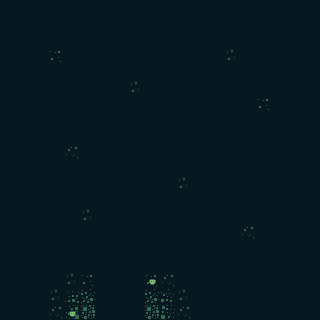

Below is a game level as drawn by its tile map, then a one-line description and the .tmx file that defines it, in full:
An orthogonal 20x20 tile map with 16x16 px tiles, 2 tile layers (Map, Details).

<map version="1.10" tiledversion="1.11.0" orientation="orthogonal" renderorder="right-down" width="20" height="20" tilewidth="16" tileheight="16" infinite="0" nextlayerid="3" nextobjectid="1">
 <tileset firstgid="1" source="../../resources/tileset.tsx" />
 <layer id="1" name="Map" width="20" height="20">
  <data encoding="csv">
200,200,200,200,200,200,200,200,200,200,200,200,200,200,200,200,200,200,200,200,
200,200,200,200,200,200,200,200,200,200,200,200,200,200,200,200,200,200,200,200,
200,200,200,200,200,200,200,200,200,200,200,200,200,200,200,200,200,200,200,200,
200,200,200,147,200,200,200,200,200,200,200,200,200,200,167,200,200,200,200,200,
200,200,200,200,200,200,200,200,200,200,200,200,200,200,200,200,200,200,200,200,
200,200,200,200,200,200,200,200,167,200,200,200,200,200,200,200,200,200,200,200,
200,200,200,200,200,200,200,200,200,200,200,200,200,200,200,200,147,200,200,200,
200,200,200,200,200,200,200,200,200,200,200,200,200,200,200,200,200,200,200,200,
200,200,200,200,200,200,200,200,200,200,200,200,200,200,200,200,200,200,200,200,
200,200,200,200,127,200,200,200,200,200,200,200,200,200,200,200,200,200,200,200,
200,200,200,200,200,200,200,200,200,200,200,200,200,200,200,200,200,200,200,200,
200,200,200,200,200,200,200,200,200,200,200,167,200,200,200,200,200,200,200,200,
200,200,200,200,200,200,200,200,200,200,200,200,200,200,200,200,200,200,200,200,
200,200,200,200,200,167,200,200,200,200,200,200,200,200,200,200,200,200,200,200,
200,200,200,200,200,200,200,200,200,200,200,200,200,200,200,127,200,200,200,200,
200,200,200,200,200,200,200,200,200,200,200,200,200,200,200,200,200,200,200,200,
200,200,200,200,200,200,200,200,200,200,200,200,200,200,200,200,200,200,200,200,
200,200,200,200,167,147,200,200,200,147,127,200,200,200,200,200,200,200,200,200,
200,200,200,167,124,125,200,200,200,125,126,167,200,200,200,200,200,200,200,200,
200,200,200,127,144,145,200,200,200,145,146,127,200,200,200,200,200,200,200,200
</data>
 </layer>
 <layer id="2" name="Details" width="20" height="20">
  <data encoding="csv">
0,0,0,0,0,0,0,0,0,0,0,0,0,0,0,0,0,0,0,0,
0,0,0,0,0,0,0,0,0,0,0,0,0,0,0,0,0,0,0,0,
0,0,0,0,0,0,0,0,0,0,0,0,0,0,0,0,0,0,0,0,
0,0,0,0,0,0,0,0,0,0,0,0,0,0,0,0,0,0,0,0,
0,0,0,0,0,0,0,0,0,0,0,0,0,0,0,0,0,0,0,0,
0,0,0,0,0,0,0,0,0,0,0,0,0,0,0,0,0,0,0,0,
0,0,0,0,0,0,0,0,0,0,0,0,0,0,0,0,0,0,0,0,
0,0,0,0,0,0,0,0,0,0,0,0,0,0,0,0,0,0,0,0,
0,0,0,0,0,0,0,0,0,0,0,0,0,0,0,0,0,0,0,0,
0,0,0,0,0,0,0,0,0,0,0,0,0,0,0,0,0,0,0,0,
0,0,0,0,0,0,0,0,0,0,0,0,0,0,0,0,0,0,0,0,
0,0,0,0,0,0,0,0,0,0,0,0,0,0,0,0,0,0,0,0,
0,0,0,0,0,0,0,0,0,0,0,0,0,0,0,0,0,0,0,0,
0,0,0,0,0,0,0,0,0,0,0,0,0,0,0,0,0,0,0,0,
0,0,0,0,0,0,0,0,0,0,0,0,0,0,0,0,0,0,0,0,
0,0,0,0,0,0,0,0,0,0,0,0,0,0,0,0,0,0,0,0,
0,0,0,0,0,0,0,0,0,0,0,0,0,0,0,0,0,0,0,0,
0,0,0,0,0,0,0,0,0,137,0,0,0,0,0,0,0,0,0,0,
0,0,0,0,0,0,0,0,0,0,0,0,0,0,0,0,0,0,0,0,
0,0,0,0,137,0,0,0,0,0,0,0,0,0,0,0,0,0,0,0
</data>
 </layer>
</map>
